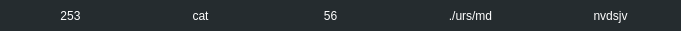
    <widget class="QFrame" name="task15">
     <property name="geometry">
      <rect>
       <x>20</x>
       <y>700</y>
       <width>681</width>
       <height>31</height>
      </rect>
     </property>
     <property name="styleSheet">
      <string notr="true">background-color:#252C2F;
border-radius:0px;</string>
     </property>
     <property name="frameShape">
      <enum>QFrame::StyledPanel</enum>
     </property>
     <property name="frameShadow">
      <enum>QFrame::Raised</enum>
     </property>
     <widget class="QLabel" name="name_15">
      <property name="geometry">
       <rect>
        <x>130</x>
        <y>0</y>
        <width>141</width>
        <height>31</height>
       </rect>
      </property>
      <property name="styleSheet">
       <string notr="true">color:white;
font-size:12px;
background-color:transparent;</string>
      </property>
      <property name="text">
       <string>cat</string>
      </property>
      <property name="alignment">
       <set>Qt::AlignCenter</set>
      </property>
      <property name="indent">
       <number>0</number>
      </property>
     </widget>
     <widget class="QLabel" name="usage_15">
      <property name="geometry">
       <rect>
        <x>260</x>
        <y>0</y>
        <width>141</width>
        <height>31</height>
       </rect>
      </property>
      <property name="styleSheet">
       <string notr="true">color:white;
font-size:12px;
background-color:transparent;</string>
      </property>
      <property name="text">
       <string>56</string>
      </property>
      <property name="alignment">
       <set>Qt::AlignCenter</set>
      </property>
     </widget>
     <widget class="QLabel" name="cmd_15">
      <property name="geometry">
       <rect>
        <x>400</x>
        <y>0</y>
        <width>141</width>
        <height>31</height>
       </rect>
      </property>
      <property name="styleSheet">
       <string notr="true">color:white;
font-size:12px;
background-color:transparent;</string>
      </property>
      <property name="text">
       <string>./urs/md</string>
      </property>
      <property name="alignment">
       <set>Qt::AlignCenter</set>
      </property>
     </widget>
     <widget class="QLabel" name="state_15">
      <property name="geometry">
       <rect>
        <x>540</x>
        <y>0</y>
        <width>141</width>
        <height>31</height>
       </rect>
      </property>
      <property name="styleSheet">
       <string notr="true">color:white;
font-size:12px;
background-color:transparent;</string>
      </property>
      <property name="text">
       <string>nvdsjv</string>
      </property>
      <property name="alignment">
       <set>Qt::AlignCenter</set>
      </property>
     </widget>
     <widget class="QLabel" name="pid_15">
      <property name="geometry">
       <rect>
        <x>0</x>
        <y>0</y>
        <width>141</width>
        <height>31</height>
       </rect>
      </property>
      <property name="styleSheet">
       <string notr="true">color:white;
font-size:12px;
background-color:transparent;</string>
      </property>
      <property name="text">
       <string>253</string>
      </property>
      <property name="alignment">
       <set>Qt::AlignCenter</set>
      </property>
     </widget>
    </widget>
